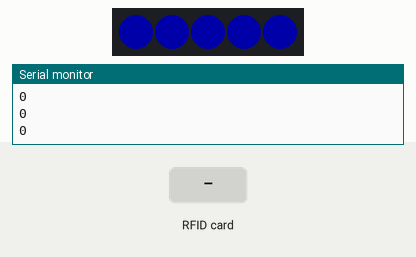
A sketch run on a simulated Arduino MKR. On the bench: 5 RGB LEDs in strip order, left to right, the last lines printed to the serial monitor. The test bench sets the inputs (shaded band). Dim RGB values are drawn brighter than linear.

Above: at 5.5 s.
5.6 s: RFID card 7A 6C A2 1A held to the reader
At 7.1 s:
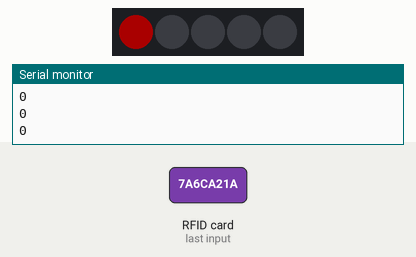
7.5 s: RFID card B6 E0 97 2B held to the reader
At 9.2 s:
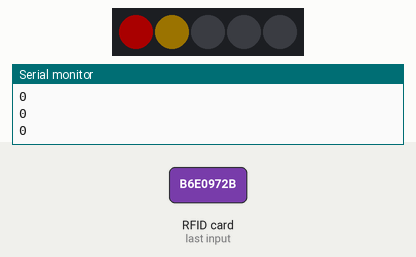
9.5 s: RFID card DB C2 43 35 held to the reader
At 10.7 s:
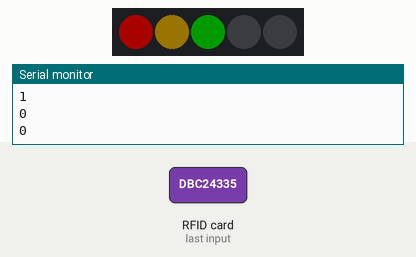
11.6 s: RFID card 5E 7A 19 C4 held to the reader
At 11.76 s:
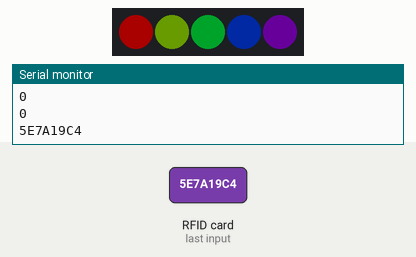
13.8 s: RFID card 7A 6C A2 1A held to the reader
At 15.1 s:
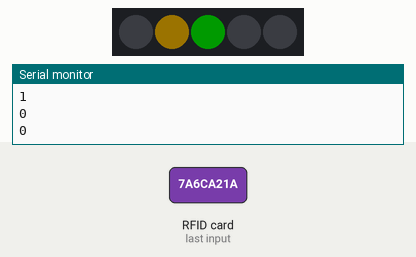
15.8 s: RFID card B6 E0 97 2B held to the reader
At 17.5 s:
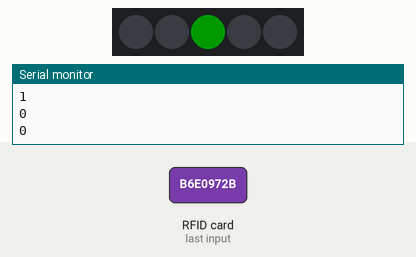
Timing chart, 0 to 18.7 s (numbered marks = the images above; inputs shaded):
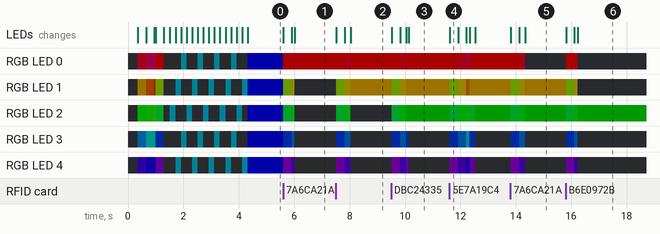

The sketch:

Activity13_3FlashStorage.ino
```cpp
#include <SPI.h>
#include <FlashStorage.h>
#include <MFRC522.h>
#include <Adafruit_NeoPixel.h>

#define SS_PIN 4
#define RST_PIN 3

MFRC522 rfid(SS_PIN, RST_PIN);

int neoPin = 1;
Adafruit_NeoPixel strip = Adafruit_NeoPixel(5, neoPin, NEO_GRB + NEO_KHZ800);

byte readCard[4];
String redTagUID = "7A6CA21A";  // REPLACE this Tag ID with your Tag ID!!!
String purpleTagUID = "8C4CFF4";
String yellowTagUID = "B6E0972B";
String greenTagUID = "DBC24335";
String blueTagUID = "399DA1A3";
String tagID = "";

bool redTag;
bool purpleTag;
bool yellowTag;
bool greenTag;
bool blueTag;

FlashStorage(my_flash_storeR, bool);
FlashStorage(my_flash_storeP, bool);
FlashStorage(my_flash_storeY, bool);
FlashStorage(my_flash_storeG, bool);
FlashStorage(my_flash_storeB, bool);

void setup() {
  Serial.begin(9600);
  SPI.begin(); // init SPI bus
  Serial.setTimeout(20000); // to wait for up to 20s in "read" functions
  while (!Serial) { }
  // you must call this initialization function for the RFID reader!
  rfid.PCD_Init(); // MFRC522
  delay(4);

  strip.begin();
  strip.setBrightness(255);
  rainbowEffect(1, 3);
  strip.show();
  delay(300);
  rfid.PCD_DumpVersionToSerial();	// Show details of MFRC522 Card Reader
  Serial.println(F("Scan tag..."));
  strip.fill((0, 0, 0), 0);
  strip.show();
  //strip.clear();

  redTag = my_flash_storeR.read();
  purpleTag = my_flash_storeP.read();
  yellowTag = my_flash_storeY.read();
  greenTag = my_flash_storeG.read();
  blueTag = my_flash_storeB.read();

  Serial.println(redTag);
  Serial.println(purpleTag);
  Serial.println(yellowTag);
  Serial.println(blueTag);
  Serial.println(greenTag);

  setNeoColor();
}

void loop() {

  while (getID())
  {
    Serial.println(tagID);
    rainbowEffect(1, 1);
    if (tagID == redTagUID)
    {
      tagActions('0');
    }
    else if (tagID == yellowTagUID)
    {
      tagActions('1');
    }
    else if (tagID == greenTagUID)
    {
      tagActions('2');
    }
    else if (tagID == blueTagUID)
    {
      tagActions('3');
    }
    else if (tagID == purpleTagUID)
    {
      tagActions('4');
    }
    else
    {
      rainbowEffect(1, 1);
      Serial.println("tag not recognised");
    }
    setNeoColor();
  }
}

void tagActions(char tag) {
  switch (tag) {
    case ('0'):
      Serial.println("red tag");
      redTag ^= true;
      my_flash_storeR.write(redTag);
      Serial.println(redTag);
      break;
    case ('1'):
      Serial.println("yellow tag");
      yellowTag ^= true;
      my_flash_storeY.write(yellowTag);
      Serial.println(yellowTag);
      break;
    case ('2'):
      Serial.println("green tag");
      greenTag ^= true;
      my_flash_storeG.write(greenTag);
      break;
    case ('3'):
      Serial.println("blue tag");
      blueTag ^= true;
      my_flash_storeB.write(blueTag);
      break;
    case ('4'):
      Serial.println("purple tag");
      purpleTag ^= true;
      my_flash_storeP.write(purpleTag);
      break;
    default:
      Serial.print(" ");
  }
}

void setNeoColor() {

  if (redTag == true) {
    Serial.println("set red Neo Color on");
    strip.setPixelColor(0, 255, 0, 0);
    strip.show();
    delay(100);
  } else if (redTag == false) {
    strip.setPixelColor(0, 0, 0, 0);
    strip.show();
  }

  if (yellowTag == true) {
    Serial.println("set yellow Neo Color on");
    strip.setPixelColor(1, 155, 115, 0);
    strip.show();
    delay(100);
  } else if (yellowTag == false) {
    strip.setPixelColor(1, 0, 0, 0);
    strip.show();
  }

  if (greenTag == true) {
    Serial.println("set green Neo Color on");
    strip.setPixelColor(2, 0, 150, 0);
    strip.show();
    delay(100);
  } else  if (greenTag == false) {
    strip.setPixelColor(2, 0, 0, 0);
    strip.show();
  }

  if (blueTag == true) {
    Serial.println("set blue Neo Color on");
    strip.setPixelColor(3, 0, 0, 255);
    strip.show();
    delay(100);
  } else if (blueTag == false) {
    strip.setPixelColor(3, 0, 0, 0);
    strip.show();
  }

  if (purpleTag == true) {
    Serial.println("set purple Neo Color on");
    strip.setPixelColor(4, 255, 0, 255);
    strip.show();
    delay(100);
  } else if (purpleTag == false) {
    strip.setPixelColor(4, 0, 0, 0);
    strip.show();
  }

  delay(15);
  Serial.println(redTag);
  Serial.println(yellowTag);
  Serial.println(greenTag);
  Serial.println(blueTag);
  Serial.println(purpleTag);

  checkAllOn();
}


void checkAllOn() {
  if ((redTag == true) && (purpleTag == true) && (
        yellowTag == true) && (greenTag == true) && (blueTag == true)) {
    rainbowEffect(3, 5);
  }
  if ((redTag == false) && (purpleTag == false) && (
        yellowTag == false) && (greenTag == false) && (blueTag == false)) {
    theaterChase(strip.Color(  0,   110, 127), 100);
    strip.fill((150,150,255),0);
    strip.show();
  }
}

void rainbowEffect(uint8_t wait, int cycles) {
  uint16_t x, y;
  strip.setBrightness(45);
  for (y = 0; y < 256 * cycles; y++) { // 5 cycles of all colors on wheel
    for (x = 0; x < strip.numPixels(); x++) {
      strip.setPixelColor(x, Wheel(((x * 256 / strip.numPixels()) + y) & 255));
    }
    strip.show();
    delay(wait);
  }
}

// Input a value 0 to 255 to get a color value.
// The colours are a transition r - g - b - back to r.
uint32_t Wheel(byte StripPos) {
  StripPos = 255 - StripPos;
  if (StripPos < 85) {
    return strip.Color(255 - StripPos * 3, 0, StripPos * 3);
  }
  if (StripPos < 170) {
    StripPos -= 85;
    return strip.Color(0, StripPos * 3, 255 - StripPos * 3);
  }
  StripPos -= 170;
  return strip.Color(StripPos * 3, 255 - StripPos * 3, 0);
}

boolean getID()
{
  // Getting ready for Reading PICCs
  if ( ! rfid.PICC_IsNewCardPresent()) { //If a new PICC placed to RFID reader continue
    return false;
  }
  if ( ! rfid.PICC_ReadCardSerial()) { //Since a PICC placed get Serial and continue
    return false;
  }
  tagID = "";
  for ( uint8_t i = 0; i < 4; i++) { // The MIFARE PICCs that we use have 4 byte UID
    //readCard[i] = mfrc522.uid.uidByte[i];
    tagID.concat(String(rfid.uid.uidByte[i], HEX)); // Adds the 4 bytes in a single String variable
  }
  tagID.toUpperCase();
  rfid.PICC_HaltA(); // Stop reading
  return true;
}

// Theater-marquee-style chasing lights. Pass in a color (32-bit value,
// a la strip.Color(r,g,b) as mentioned above), and a delay time (in ms)
// between frames.
void theaterChase(uint32_t color, int wait) {
  for (int a = 0; a < 10; a++) { // Repeat 10 times...
    for (int b = 0; b < 3; b++) { //  'b' counts from 0 to 2...
      strip.clear();         //   Set all pixels in RAM to 0 (off)
      // 'c' counts up from 'b' to end of strip in steps of 3...
      for (int c = b; c < strip.numPixels(); c += 3) {
        strip.setPixelColor(c, color); // Set pixel 'c' to value 'color'
      }
      strip.show(); // Update strip with new contents
      delay(wait);  // Pause for a moment
    }
    strip.fill((50, 50, 50), 0);
    strip.show();
  }

}
```

Measured:
- after the input at 5.6 s, RGB LED 0: RGB(0, 0, 45) → RGB(45, 0, 0) at once, → RGB(40, 0, 5) 0.30 s later, → RGB(45, 0, 0) 0.12 s later; RGB LED 1: RGB(0, 0, 45) → RGB(18, 27, 0) at once, → RGB(24, 21, 0) 0.30 s later, → off 0.12 s later
- after the input at 7.5 s, RGB LED 0: RGB(45, 0, 0) → RGB(40, 0, 5) after 0.33 s, → RGB(45, 0, 0) 0.22 s later; RGB LED 1: off → RGB(18, 27, 0) at once, → RGB(24, 21, 0) 0.30 s later, → RGB(27, 20, 0) 0.22 s later
- after the input at 9.5 s, RGB LED 0: RGB(45, 0, 0) → RGB(40, 0, 5) after 0.32 s, → RGB(45, 0, 0) 0.22 s later; RGB LED 1: RGB(27, 20, 0) → RGB(18, 27, 0) at once, → RGB(24, 21, 0) 0.30 s later, → RGB(27, 20, 0) 0.22 s later
- after the input at 11.6 s, RGB LED 0: RGB(45, 0, 0) → RGB(40, 0, 5) after 0.32 s, → RGB(34, 0, 11) 0.30 s later, → RGB(45, 0, 0) 0.13 s later; RGB LED 1: RGB(27, 20, 0) → RGB(18, 27, 0) at once, → RGB(24, 21, 0) 0.30 s later, → RGB(30, 15, 0) 0.30 s later, → RGB(27, 20, 0) 0.13 s later
- after the input at 13.8 s, RGB LED 0: RGB(45, 0, 0) → RGB(40, 0, 5) after 0.32 s, → off 0.22 s later; RGB LED 1: RGB(27, 20, 0) → RGB(18, 27, 0) at once, → RGB(24, 21, 0) 0.30 s later, → RGB(27, 20, 0) 0.22 s later
- after the input at 15.8 s, RGB LED 0: off → RGB(45, 0, 0) at once, → RGB(40, 0, 5) 0.30 s later, → off 0.12 s later; RGB LED 1: RGB(27, 20, 0) → RGB(18, 27, 0) at once, → RGB(24, 21, 0) 0.30 s later, → off 0.12 s later
